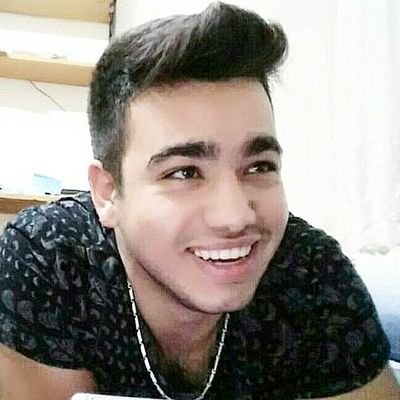
#> input picture erdem.jpg, 400 x 400 px
$ python index.py   (Python 2 division)
#> lines starting #> are read from the running program, lines starting #| are printed output that depends on the picture
import cv2
import numpy as np

# load the image and scale to 0..1
image = cv2.imread('erdem.jpg', cv2.IMREAD_GRAYSCALE).astype(float) / 255.0
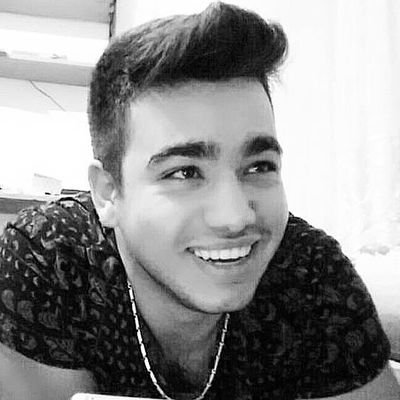
#> image: shape (400, 400) float64; min 0, max 1, mean 0.556

# do-it-yourself convolution:
# For each pixel in the input image, we'll inspect its neighborhood. A 3x3 kernel thus peeks
# at every neighbor of a specific pixel (there are 8 pixel neighbors) whereas a 5x5 kernel
# peeks at two pixels in every direction (i.e. 24 pixel neighbors).

# A kernel of all ones is called a box blur and is simply averaging all neighbors (sum all, optionally divide by count).
kernel = (np.array([[1, 1, 1],
                    [1, 1, 1],
                    [1, 1, 1]]))

# the weighed pixels have to be in range 0..1, so we divide by the sum of all kernel
# values afterwards
kernel_sum = kernel.sum()

# fetch the dimensions for iteration over the pixels and weights
i_width, i_height = image.shape[0], image.shape[1]
#> i_width = 400; i_height = 400
k_width, k_height = kernel.shape[0], kernel.shape[1]

# prepare the output array
filtered = np.zeros_like(image)

# Iterate over each (x, y) pixel in the image ...
for y in range(i_height):
    for x in range(i_width):
        weighted_pixel_sum = 0

        # Iterate over each weight at (kx, ky) in the kernel defined above ...
        # We interpret the kernel weights in a way that the 'central' weight is at (0, 0);
        # so the coordinates in the kernel are:
        #
        #  [ (-1,-1),  (0,-1),  (1,-1)
        #    (-1, 0),  (0, 0),  (1, 0)
        #    (-1, 1),  (0, 1),  (1, 1)
        #
        # This way, the pixel at image[y,x] is multiplied with the kernel[0,0]; analogous,
        # image[y-1,x] is multiplied with kernel[-1,0] etc.
        # The filtered pixel is then the sum of these, so that
        #
        #   weighted_pixel_sum = image[y-1,x-1] * kernel[-1,-1] +
        #                        image[y-1,x  ] * kernel[-1, 0] +
        #                        image[y-1,x+1] * kernel[-1, 1] +
        #                        image[y,  x-1] * kernel[ 0, 1] +
        #                        image[y,  x  ] * kernel[ 0, 0] +
        #                        etc.

        for ky in range(-(k_height / 2), k_height - 1):
            for kx in range(-(k_width / 2), k_width - 1):
                pixel = 0
                pixel_y = y - ky
                pixel_x = x - kx

                # boundary check: all values outside the image are treated as zero.
                # This is a definition and implementation dependent, it's not a property of the convolution itself.
                if (pixel_y >= 0) and (pixel_y < i_height) and (pixel_x >= 0) and (pixel_x < i_width):
                    pixel = image[pixel_y, pixel_x]

                # get the weight at the current kernel position
                # (also un-shift the kernel coordinates into the valid range for the array.)
                weight = kernel[ky + (k_height / 2), kx + (k_width / 2)]

                # weigh the pixel value and sum
                weighted_pixel_sum += pixel * weight

        # finally, the pixel at location (x,y) is the sum of the weighed neighborhood
        filtered[y, x] = weighted_pixel_sum / kernel_sum
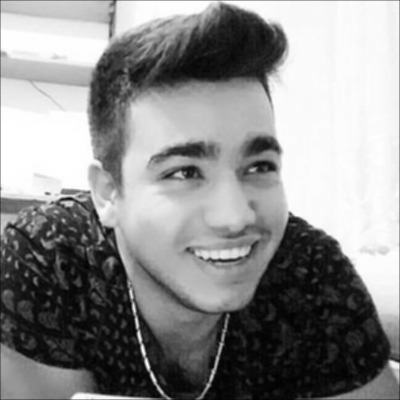
#> filtered: shape (400, 400) float64; min 0.00479, max 1, mean 0.554

cv2.imshow('DIY convolution', filtered)

# wait and quit
cv2.waitKey(0)
cv2.destroyAllWindows()
